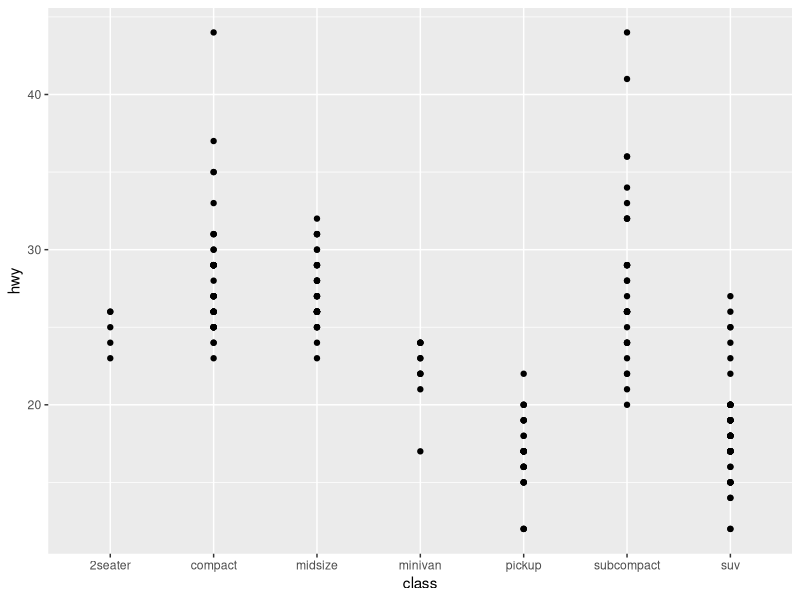
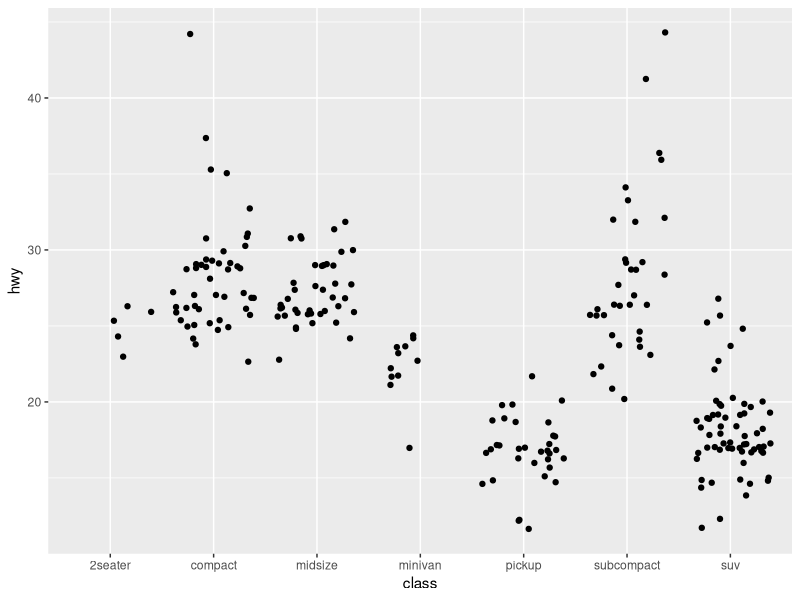
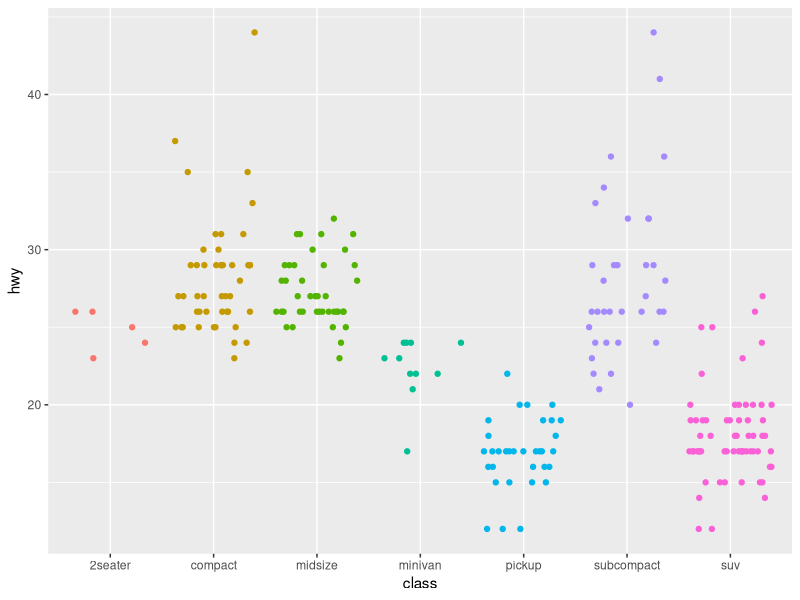
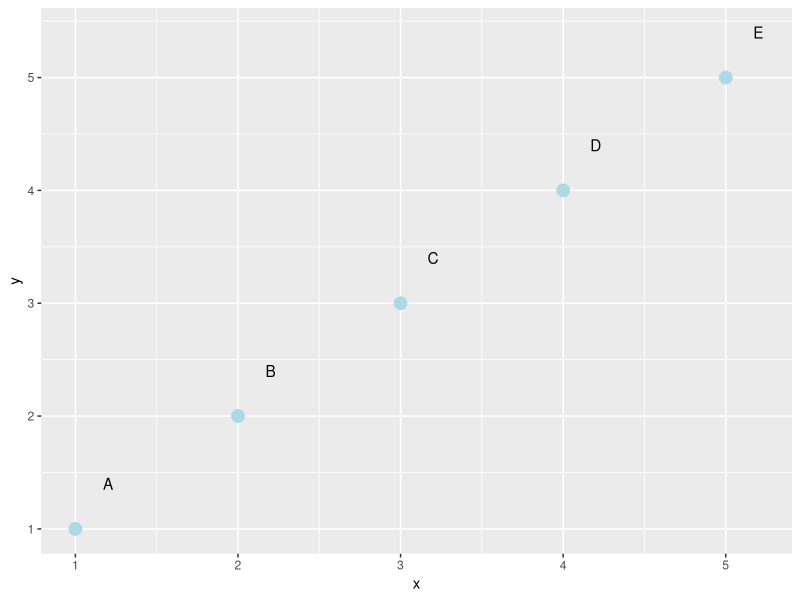
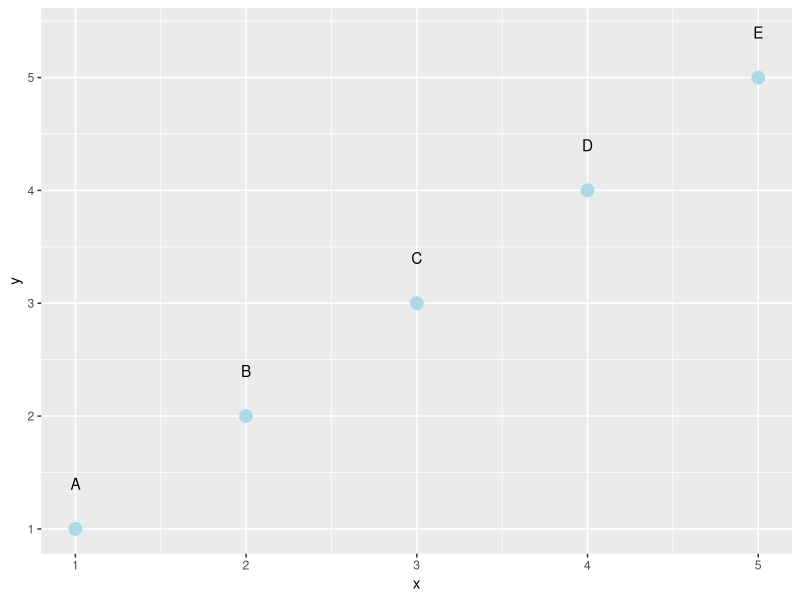
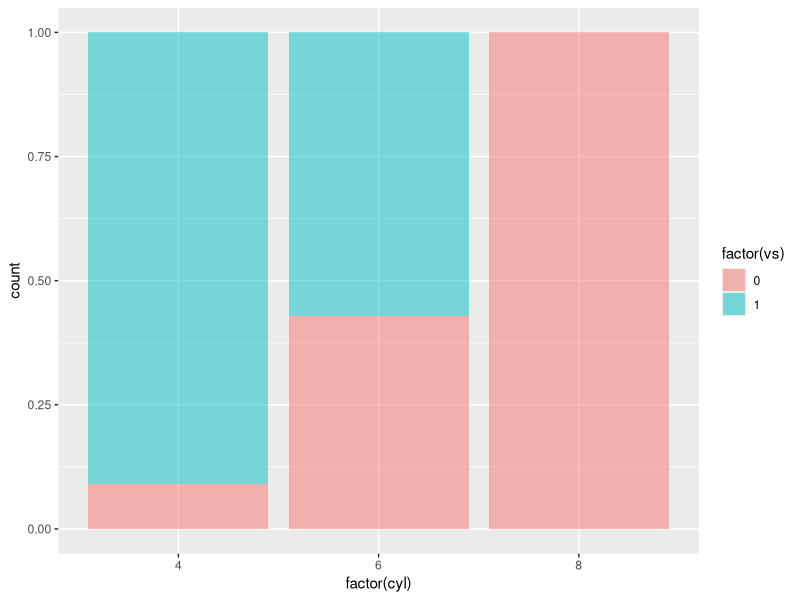
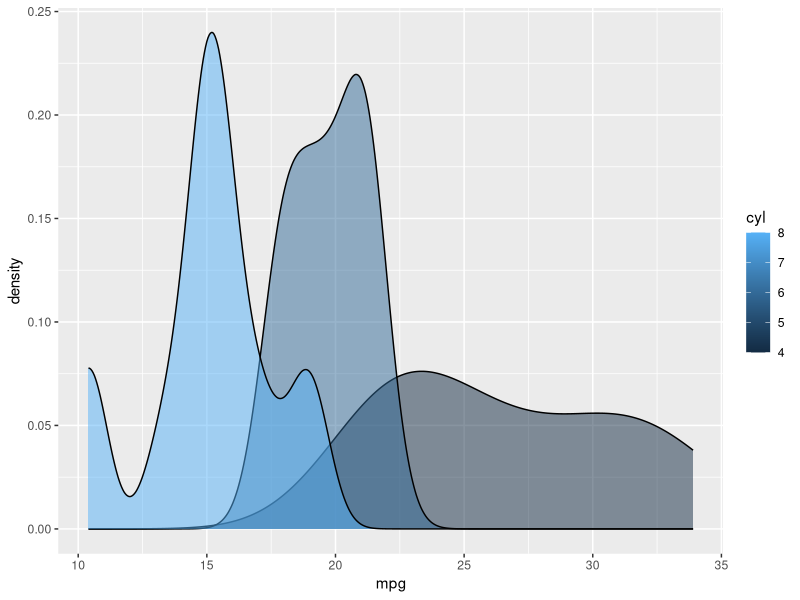
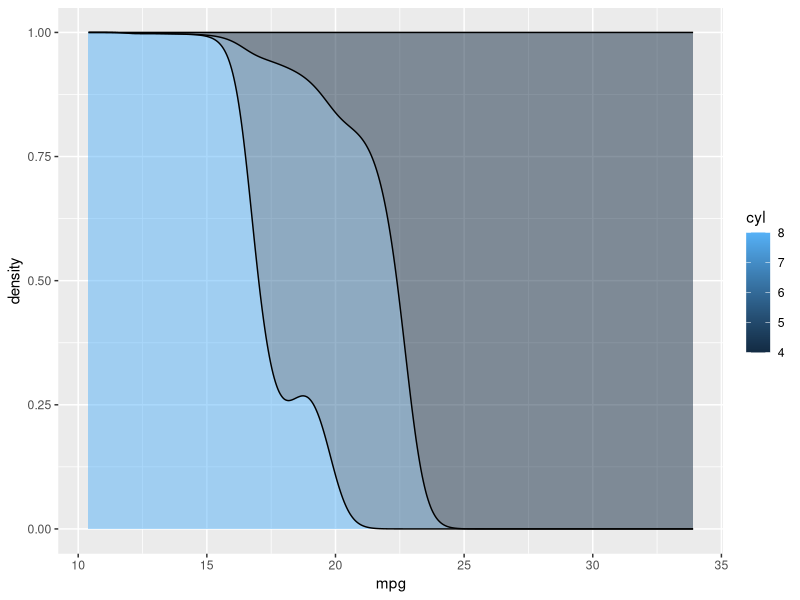

Here is the R script that generated these plots, in order:
#get library
library(dplyr)
library(ggplot2)

# position to resolve overlaping
ggplot(data = mpg, aes(x=class, y=hwy) ) + 
  geom_point(position = position_identity()) # position="identity"

ggplot(data = mpg, aes(x=class, y=hwy) ) + 
  geom_point(position = position_jitter(seed = 123)) # position="jitter"

ggplot(data = mpg, aes(x=class, y=hwy, color=class) ) + 
  geom_point(show.legend = FALSE,
             position = position_jitter(width=0.4,
                                        height=0)) # position="jitter"
#nudge (pushing)

x <- 1:5
y <- x
lab <- LETTERS[x]
df <- data.frame(x,y,lab)

ggplot(data = df, mapping = aes(x = x, y = y)) +
  geom_point(size=4, color="lightblue") +
  geom_text(aes(label=lab),
            position = position_nudge(x=0.2,y=0.4))

ggplot(data = df, mapping = aes(x = x, y = y)) +
  geom_point(size=4, color="lightblue") +
  geom_text(aes(label=lab),
            nudge_y = 0.4)

# Position adjustment
#position_stack()
#position_fill()

ggplot(mtcars, aes(factor(cyl), fill=factor(vs))) +
  geom_bar(alpha=0.5, position = position_fill(reverse = T))

q <- ggplot(mtcars, aes(mpg, group=cyl, fill=cyl))
q + geom_density(alpha=0.5)
q + geom_density(alpha=0.5, position = "fill")

q2 <- ggplot(mtcars, aes(factor(cyl), fill=factor(vs)))
q2 + geom_bar(alpha=0.5, position = "dodge")

q2 + geom_bar(alpha=0.5, 
              position = position_dodge2(preserve="single",
                                         padding = 0.4,
                                         reverse = T))

#scales

ggplot(data=mtcars, mapping = aes(x=mpg, y=wt, color=cyl)) +
  geom_point() + theme_dark() +
  scale_x_continuous()+
  scale_y_continuous()+
  scale_color_continuous()

ggplot(data=mtcars, mapping = aes(x=mpg, y=wt, color=cyl)) +
  geom_point() + theme_classic() +
  scale_x_continuous()+
  scale_y_continuous()+
  scale_color_continuous(name="Number of \nCylinders")

ggplot(data=mtcars, mapping = aes(x=mpg, y=wt, color=cyl)) +
  geom_point() + theme_classic() +
  scale_x_continuous()+
  scale_y_continuous()+
  scale_color_binned()

## scale position 
ggplot(mtcars, aes(x=mpg, y=wt)) + geom_point(size=3) +
  scale_x_continuous(name="Miles per gallon", 
                     breaks = c(10,20,30))

ggplot(mtcars, aes(x=mpg, y=wt)) + geom_point(size=3) +
  scale_x_continuous(name="Miles per gallon", 
                     n.breaks = 5)

ggplot(mtcars, aes(x=mpg, y=wt)) + geom_point(size=3) +
  scale_x_continuous(name="Miles per gallon", 
                     n.breaks = 6,
                     labels = LETTERS[1:6])

ggplot(mtcars, aes(x=mpg, y=wt)) + geom_point(size=3) +
  scale_x_continuous(name="Miles per gallon", 
                     limits = c(15,30))  

ggplot(mtcars, aes(x=mpg, y=wt)) + geom_point(size=3) +
  scale_x_continuous(name="Miles per gallon", 
                     trans = "log10") # or reverse

ggplot(mtcars, aes(x=mpg, y=wt)) + geom_point(size=3) +
  scale_x_continuous(name="Miles per gallon", 
                     position =  "top")

ggplot(mtcars, aes(x=mpg, y=wt)) + geom_point(size=3) +
  scale_x_binned(nice.breaks = T)

### discrete
q <- ggplot(data=mpg, aes(x=class, y=hwy)) + geom_point()
q
q + scale_x_discrete(breaks = c("compact", "midsize","subcompact"))
q + scale_x_discrete(limits = c("compact", "subcompact"))
q + scale_x_discrete(name="Class of cars", labels=abbreviate)

## scale date
Sys.Date()
x <- Sys.Date()-1:90
x
y <- runif(length(x))

dfd <- data.frame(x,y)
dfd

d <- ggplot(data = dfd, aes(x,y)) + geom_line()
d + scale_x_date(name = "Date")

myBreaks <- seq(min(dfd$x), max(dfd$x), by=20)
myBreaks

d + scale_x_date(breaks = myBreaks)
d + scale_x_date(date_breaks = "months")
#strftime
d + scale_x_date(date_labels = "%b-%d")


## scale_._manual

ggplot(mtcars, aes(x=mpg, y=wt, color=factor(cyl))) +
  geom_point(size=3)+
  scale_color_manual(values = c("pink", "violet", "midnightblue"))

ggplot(mtcars, aes(x=mpg, y=wt, shape=factor(cyl))) +
  geom_point(size=3)+
  scale_shape_manual(values = c(23,7,8))

## identity scales
a <- seq(1,6)
set.seed(123)
b <- runif(length(a))
set.seed(123)
col <- sample(colors(), length(a))
dfa <- data.frame(a,b,col)

ggplot(data=dfa, aes(x=a, y=b,color=col))+ 
  geom_point(size=4)+
  scale_color_identity(guide="legend")

#shortcuts
# xlab, ylab or labs (title,x,y,subtitle,caption,tag)

ggplot(mtcars, aes(x=mpg,y=wt)) +
  geom_point() +
  labs(x="Milles per gallon",
       y="Weight",
       title="Title of plot",
       subtitle = "This would be a subtitle",
       caption = "This a caption",
       tag = "a)")
# xlim, ylim, lims
ggplot(mtcars, aes(x=mpg,y=wt)) +
  geom_point() +
  labs(x="Milles per gallon",
       y="Weight",
       title="Title of plot",
       subtitle = "This would be a subtitle",
       caption = "This a caption",
       tag = "a)") +
  lims(x=c(10,25), y=c(2,5))


### Practice bar plot
# geom_histogram() stat_bin()
# geom_bar() stat_count() categorical

diam <- diamonds[1:100,]
head(diam)

ggplot(diam, aes(x=depth)) +
  geom_histogram()

ggplot(diam, aes(x=depth)) +
  geom_bar()

ggplot(diam, aes(x=cut)) +
  geom_bar()

# geom_col() stat="identity"
# stacked grouped filled or small multiples

ggplot(diam, aes(x=cut, fill=clarity)) +
  geom_bar(position = "stack")

ggplot(diam, aes(x=cut, fill=clarity)) +
  geom_bar(position = "fill")

ggplot(diam, aes(x=cut, fill=clarity)) +
  geom_bar(position = "dodge")

ggplot(diam, aes(x=cut, fill=clarity)) +
  geom_bar(position = position_dodge(preserve = "single"))

ggplot(diam, aes(x=cut, fill=clarity)) +
  geom_bar() + facet_wrap(vars(clarity))

## 

il <- filter(midwest, state=="IL", poptotal > 100000 & poptotal <500000)
il

first<-ggplot(data = il, mapping = aes(x=county, y=poptotal, fill=poptotal)) +
  geom_col()

# flip
ggplot(data = il, mapping = aes(y=county, x=poptotal, fill=poptotal)) +
  geom_col()

# order by value
library(forcats)

# turn into factor
il$county <- factor(il$county)
# re-order
il$county <- fct_reorder(il$county, il$poptotal)

ggplot(data = il, mapping = aes(y=county, x=poptotal, fill=poptotal)) +
  geom_col()

# palette 
library(viridis)

ggplot(data = il, mapping = aes(y=county, x=poptotal, fill=poptotal)) +
  geom_col(width = 0.8) +
  scale_fill_viridis_b(option="E", direction = -1)


## Final exercise

candidates <- c("Biden", "Trump")
results <- c(306,232)
election <-  c("2020 Election", "2020 Election")
df_election <- data.frame(candidates, results, election)

## solution

#vectors of colors
UScolors <- c("Biden"="midnightblue", "Trump"="firebrick")

ggplot(data = df_election, aes(y=election, x=results, fill= candidates)) +
  geom_col(position = position_fill(reverse = T), width = 0.1) +
  scale_fill_manual(values = UScolors, guide=NULL) +
  geom_segment(aes(x=0.50, xend=0.50, y=1-0.1, yend=1+0.1)) +
  theme_void()




